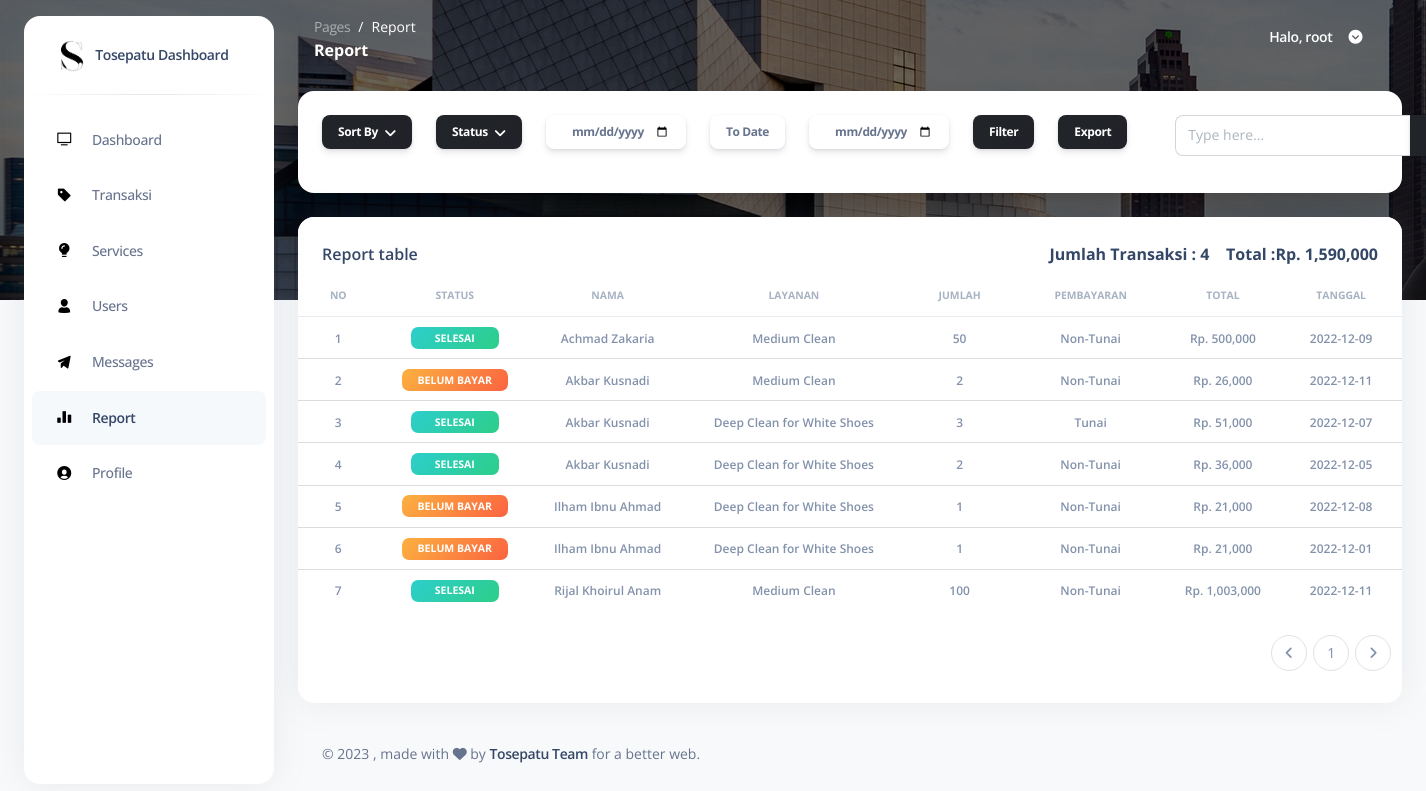
The page /pages/report.php (signed in) on the database its author committed.
### tables this page shows
CREATE TABLE `tb_user` (
  `id` int(2) NOT NULL,
  `nama` varchar(50) NOT NULL,
  `username` varchar(50) NOT NULL,
  `password` varchar(50) NOT NULL,
  `role` int(2) NOT NULL
);

CREATE TABLE `tb_transaksi` (
  `id` int(11) NOT NULL,
  `id_user` int(2) NOT NULL,
  `alamat` varchar(200) NOT NULL,
  `status` int(2) NOT NULL,
  `layanan` int(2) NOT NULL,
  `jumlah` int(11) NOT NULL,
  `penjemputan` int(2) NOT NULL,
  `pengiriman` int(2) NOT NULL,
  `pembayaran` int(2) NOT NULL,
  `bukti` varchar(50) DEFAULT NULL,
  `tanggal` date NOT NULL
);

CREATE TABLE `tb_layanan` (
  `id` int(2) NOT NULL,
  `nama` varchar(50) NOT NULL,
  `harga` varchar(50) NOT NULL
);

CREATE TABLE `tb_pembayaran` (
  `id` int(11) NOT NULL,
  `nama` varchar(10) NOT NULL
);

### pages/report.php (the view, shortened to what the rows shown need)
<?php
include "../connection/koneksi.php";
if (isset($_SESSION["ses_username"]) == "") {
  header("location: ../login.php");
} elseif ($_SESSION["ses_role"] == '2') {
  header("location: logout.php");
} else {
  $data_id = $_SESSION["ses_id"];
}
?>
<!DOCTYPE html>
<html lang="en">
<head>
  <link href="../assets/css/nucleo-icons.css" rel="stylesheet" />
  <link href="../assets/css/nucleo-svg.css" rel="stylesheet" />
  <link href="../assets/css/nucleo-svg.css" rel="stylesheet" />
  <link id="pagestyle" href="../assets/css/argon-dashboard.css" rel="stylesheet" />
</head>
<body class="g-sidenav-show bg-gray-100">
  <main class="main-content position-relative border-radius-lg">
    <nav class="navbar navbar-main navbar-expand-lg px-0 mx-4 shadow-none border-radius-xl" id="navbarBlur" data-scroll="false">
      <div class="container-fluid py-1 px-3">
        <div class="collapse navbar-collapse mt-sm-0 mt-2 me-md-0 me-sm-4" id="navbar">
          <ul class="ms-md-auto pe-md-3 d-flex align-items-center navbar-nav justify-content-end">
            <?php
            $tampilprofil = ("SELECT * FROM tb_user WHERE id = '$data_id'");
            $result   = mysqli_query($koneksi, $tampilprofil);
            while ($row = mysqli_fetch_array($result)) {
              $profilName   = $row['nama'];
            ?>
              <li class="nav-item px-3 d-flex align-items-center">
                <a href="javascript:;" class="nav-link text-white font-weight-bold px-0">
                  <span class="d-sm-inline d-none">Halo, <?php echo $profilName ?></span>
                </a>
              </li>
            <?php
            }
            ?>
          </ul>
        </div>
      </div>
    </nav>
    <div class="container-fluid py-4">
      <div class="row">
        <div class="col-12">
          <div class="card mb-4">
                <?php
                if (isset($_POST['from_date']) && isset($_POST['to_date'])) {
                  $from_date = $_POST['from_date'];
                  $to_date = $_POST['to_date'];
                  $filter_dek = ("SELECT COUNT(tb_transaksi.id) AS jml_transaksi, format(SUM(tb_layanan.harga * tb_transaksi.jumlah + tb_penjemputan.harga + tb_pengiriman.harga),0) as total_jumlah FROM tb_transaksi INNER JOIN tb_layanan ON tb_layanan.id=tb_transaksi.layanan INNER JOIN tb_penjemputan ON tb_penjemputan.id=tb_transaksi.penjemputan INNER JOIN tb_pengiriman ON tb_pengiriman.id=tb_transaksi.pengiriman INNER JOIN tb_status ON tb_status.id=tb_transaksi.status WHERE tb_status.nama = 'selesai' AND tb_transaksi.tanggal BETWEEN '$from_date' AND '$to_date'");
                  $result   = mysqli_query($koneksi, $filter_dek);
                } else {
                  $reportcuy = ("SELECT COUNT(tb_transaksi.id) AS jml_transaksi, format(SUM(tb_layanan.harga * tb_transaksi.jumlah + tb_penjemputan.harga + tb_pengiriman.harga),0) as total_jumlah FROM tb_transaksi INNER JOIN tb_layanan ON tb_layanan.id=tb_transaksi.layanan INNER JOIN tb_penjemputan ON tb_penjemputan.id=tb_transaksi.penjemputan INNER JOIN tb_pengiriman ON tb_pengiriman.id=tb_transaksi.pengiriman INNER JOIN tb_status ON tb_status.id=tb_transaksi.status WHERE tb_status.nama = 'selesai'");
                  $result   = mysqli_query($koneksi, $reportcuy);
                }
                ?>
            <div class="card-body px-0 pt-0 pb-2">
              <div class="table-responsive p-0">
                <table class="table align-items-center mb-0">
                  <thead>
                    <tr>
                      <th class="text-center text-uppercase text-secondary text-xxs font-weight-bolder opacity-7">
                        No
                      </th>
                      <th class="text-center text-uppercase text-secondary text-xxs font-weight-bolder opacity-7">
                        Status
                      </th>
                      <th class="text-center text-uppercase text-secondary text-xxs font-weight-bolder opacity-7">
                        Nama
                      </th>
                      <th class="text-center text-uppercase text-secondary text-xxs font-weight-bolder opacity-7">
                        Layanan
                      </th>
                      <th class="text-center text-uppercase text-secondary text-xxs font-weight-bolder opacity-7">
                        Jumlah
                      </th>
                      <th class="text-center text-uppercase text-secondary text-xxs font-weight-bolder opacity-7">
                        Pembayaran
                      </th>
                      <th class="text-center text-uppercase text-secondary text-xxs font-weight-bolder opacity-7">
                        Total
                      </th>
                      <th class="text-center text-uppercase text-secondary text-xxs font-weight-bolder opacity-7">
                        Tanggal
                      </th>
                    </tr>
                  </thead>
                  <tbody>
                    <?php
                    $batas = 20;
                    $halaman = @$_GET['halaman'];
                    if (empty($halaman)) {
                      $posisi = 0;
                    } else {
                      $posisi = ($halaman - 1) * $batas;
                    }
                    $data = $_POST['data'];
                    if (isset($_POST['caridata'])) {
                      $caringab = ("SELECT tb_transaksi.id, tb_user.nama, tb_status.nama AS status, tb_layanan.nama as layanan, tb_layanan.harga, tb_transaksi.jumlah, format(tb_penjemputan.harga,0) as penjemputan, format(tb_pengiriman.harga,0) as pengiriman, FORMAT(SUM(tb_transaksi.jumlah * tb_layanan.harga + tb_pengiriman.harga + tb_penjemputan.harga),0) AS total, tb_pembayaran.nama as pembayaran, tb_transaksi.alamat, tb_transaksi.bukti, tb_transaksi.tanggal FROM tb_transaksi INNER JOIN tb_status ON tb_status.id=tb_transaksi.status INNER JOIN tb_penjemputan ON tb_penjemputan.id=tb_transaksi.penjemputan INNER JOIN tb_pengiriman ON tb_pengiriman.id=tb_transaksi.pengiriman INNER JOIN tb_layanan ON tb_layanan.id=tb_transaksi.layanan INNER JOIN tb_pembayaran ON tb_pembayaran.id=tb_transaksi.pembayaran INNER JOIN tb_user ON tb_user.id=tb_transaksi.id_user WHERE tb_user.nama LIKE '" . $data . "%' GROUP BY tb_transaksi.id LIMIT $posisi, $batas");
                      $result   = mysqli_query($koneksi, $caringab);
                    } else {
                      $query  = ("SELECT tb_transaksi.id, tb_user.nama, tb_status.nama AS status, tb_layanan.nama as layanan, tb_layanan.harga, tb_transaksi.jumlah, format(tb_penjemputan.harga,0) as penjemputan, format(tb_pengiriman.harga,0) as pengiriman, FORMAT(SUM(tb_transaksi.jumlah * tb_layanan.harga + tb_pengiriman.harga + tb_penjemputan.harga),0) AS total, tb_pembayaran.nama as pembayaran, tb_transaksi.alamat, tb_transaksi.bukti, tb_transaksi.tanggal FROM tb_transaksi INNER JOIN tb_status ON tb_status.id=tb_transaksi.status INNER JOIN tb_penjemputan ON tb_penjemputan.id=tb_transaksi.penjemputan INNER JOIN tb_pengiriman ON tb_pengiriman.id=tb_transaksi.pengiriman INNER JOIN tb_layanan ON tb_layanan.id=tb_transaksi.layanan INNER JOIN tb_pembayaran ON tb_pembayaran.id=tb_transaksi.pembayaran INNER JOIN tb_user ON tb_user.id=tb_transaksi.id_user group by tb_transaksi.id order by tb_user.nama asc LIMIT $posisi, $batas");
                      $result = mysqli_query($koneksi, $query);
                    }
                    $no     = 1;
                    while ($row = mysqli_fetch_array($result)) {
                      $ReportNama = $row['nama'];
                      $ReportLayanan = $row['layanan'];
                      $ReportJumlah = $row['jumlah'];
                      $ReportStatus = $row['status'];
                      $ReportTotal = $row['total'];
                      $ReportPembayaran = $row['pembayaran'];
                      $ReportTanggal   = $row['tanggal'];
                    ?>
                      <tr>
                        <td class="align-middle text-center">
                          <span class="text-secondary text-xs font-weight-bold"><?php echo $no++; ?></span>
                        </td>
                        <td class="align-middle text-center text-sm">
                          <?php
                          if ($ReportStatus == "Belum Bayar") {
                            echo "
                          <span class='badge badge-sm bg-gradient-warning px-3'>Belum Bayar</span>
                          ";
                          } elseif ($ReportStatus == "Pengerjaan") {
                            echo "
                          <span class='badge badge-sm bg-gradient-info px-4'>Pengerjaan</span>
                          ";
                          } elseif ($ReportStatus == "Selesai") {
                            echo "
                          <span class='badge badge-sm bg-gradient-success px-4'>Selesai</span>
                            ";
                          } elseif ($ReportStatus == "Gagal") {
                            echo "
                            <span class='badge badge-sm bg-gradient-danger'>Gagal</span>
                              ";
                          }
                          ?>
                        </td>
                        <td class="align-middle text-center">
                          <span class="text-secondary text-xs font-weight-bold"><?php echo $ReportNama; ?></span>
                        </td>
                        <td class="align-middle text-center">
                          <span class="text-secondary text-xs font-weight-bold"><?php echo $ReportLayanan; ?></span>
                        </td>
                        <td class="align-middle text-center">
                          <span class="text-secondary text-xs font-weight-bold"><?php echo $ReportJumlah; ?></span>
                        </td>
                        <td class="align-middle text-center">
                          <span class="text-secondary text-xs font-weight-bold"> <?php echo $ReportPembayaran; ?></span>
                        </td>
                        <td class="align-middle text-center">
                          <span class="text-secondary text-xs font-weight-bold">Rp. <?php echo $ReportTotal; ?></span>
                        </td>
                        <td class="align-middle text-center">
                          <span class="text-secondary text-xs font-weight-bold"><?php echo $ReportTanggal; ?></span>
                        </td>
                      </tr>
                    <?php
                    }
                    ?>
                  </tbody>
                </table>
              </div>
            </div>
          </div>
        </div>
      </div>
    </div>
  </main>
</body>
</html>

### rows shown on the page
tb_user: nama "root"
tb_transaksi: shows "SELESAI", id_user.nama "Achmad Zakaria", layanan.nama "Medium Clean", jumlah "50", pembayaran.nama "Non-Tunai", ReportTotal "500,000", tanggal "2022-12-09"
tb_transaksi: shows "BELUM BAYAR", id_user.nama "Akbar Kusnadi", layanan.nama "Medium Clean", jumlah "2", pembayaran.nama "Non-Tunai", ReportTotal "26,000", tanggal "2022-12-11"
tb_transaksi: shows "SELESAI", id_user.nama "Akbar Kusnadi", layanan.nama "Deep Clean for White Shoes", jumlah "3", pembayaran.nama "Tunai", ReportTotal "51,000", tanggal "2022-12-07"
tb_transaksi: shows "SELESAI", id_user.nama "Akbar Kusnadi", layanan.nama "Deep Clean for White Shoes", jumlah "2", pembayaran.nama "Non-Tunai", ReportTotal "36,000", tanggal "2022-12-05"
tb_transaksi: shows "BELUM BAYAR", id_user.nama "Ilham Ibnu Ahmad", layanan.nama "Deep Clean for White Shoes", jumlah "1", pembayaran.nama "Non-Tunai", ReportTotal "21,000", tanggal "2022-12-08"
tb_transaksi: shows "BELUM BAYAR", id_user.nama "Ilham Ibnu Ahmad", layanan.nama "Deep Clean for White Shoes", jumlah "1", pembayaran.nama "Non-Tunai", ReportTotal "21,000", tanggal "2022-12-01"
tb_transaksi: shows "SELESAI", id_user.nama "Rijal Khoirul Anam", layanan.nama "Medium Clean", jumlah "100", pembayaran.nama "Non-Tunai", ReportTotal "1,003,000", tanggal "2022-12-11"

### other values the page prints
$JumlahTransaksi "4"
$TotalJumlah "1,590,000"
